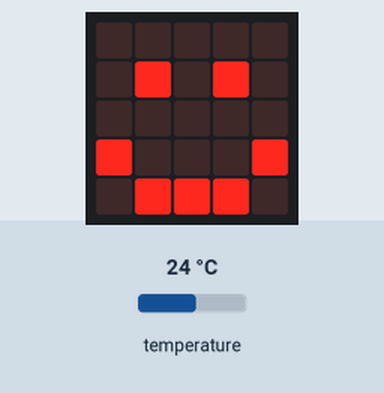
The program below on a simulated BBC micro:bit (MakeCode). Shown: the board's 5×5 LED display. The inputs (shaded band) are chosen by the test bench; at power-on: temperature 24 °C.

Above: at 1.2 s.
1.3 s: temperature set to 28 °C
At 2.3 s:
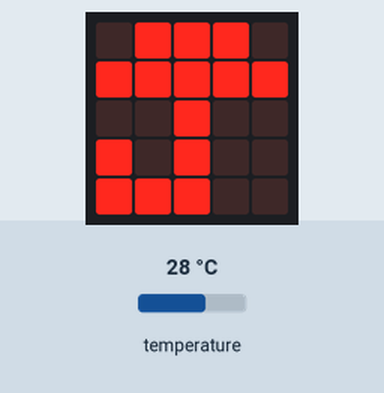
3.3 s: temperature set to 9 °C
At 4.7 s:
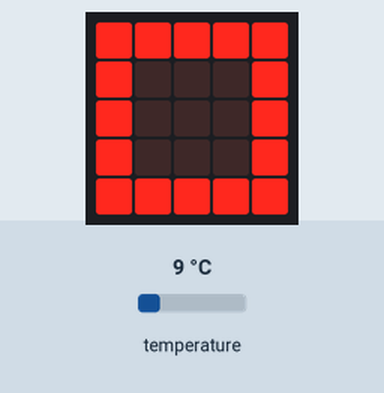
5.2 s: temperature set to 10.7 °C
At 5.9 s:
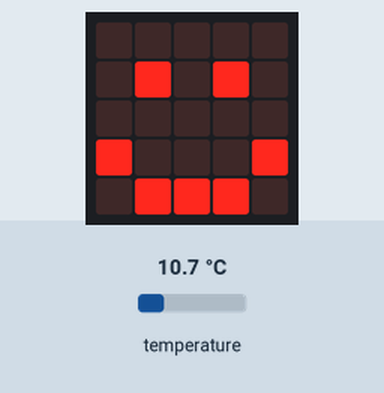
7.0 s: temperature set to 33 °C
At 8.3 s:
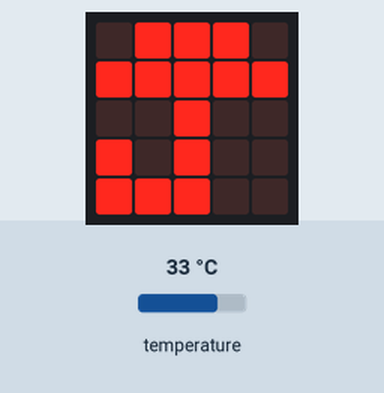
Timing chart, 0 to 9.9 s (numbered marks = the images above; inputs shaded):
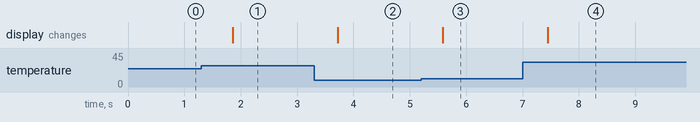

Measured:
- the behaviour switches between 9.9 and 10 °C on temperature (found by bisection; images 2 and 3)
- after the input at 1.3 s, the display: changes after 0.56 s (image 1)
- after the input at 3.3 s, the display: changes after 0.42 s (image 2)
- after the input at 5.2 s, the display: changes after 0.38 s (image 3)
- after the input at 7.0 s, the display: changes after 0.44 s (image 4)

The program:

main.ts
```typescript
let temperatura = 0
basic.forever(function () {
    // Obtener la temperatura del micro:bit
    temperatura = input.temperature()
    // Condiciones para mostrar diferentes imágenes según la temperatura
    if (temperatura > 25) {
        basic.showIcon(IconNames.Umbrella)
    } else if (temperatura < 10) {
        basic.showIcon(IconNames.Square)
    } else {
        basic.showIcon(IconNames.Happy)
    }
})
```

test.ts
```typescript
// aquí va el archivo "tests"; esto no se compilará cuando este paquete se utilice como una extensión.
```
